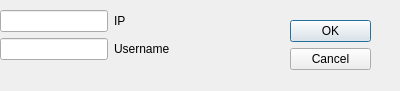
<?xml version="1.0" encoding="UTF-8"?>
<ui version="4.0">
 <class>NetSettings</class>
 <widget class="QDialog" name="NetSettings">
  <property name="geometry">
   <rect>
    <x>0</x>
    <y>0</y>
    <width>400</width>
    <height>91</height>
   </rect>
  </property>
  <property name="windowTitle">
   <string>Dialog</string>
  </property>
  <widget class="QDialogButtonBox" name="buttonBox">
   <property name="geometry">
    <rect>
     <x>290</x>
     <y>20</y>
     <width>81</width>
     <height>241</height>
    </rect>
   </property>
   <property name="orientation">
    <enum>Qt::Orientation::Vertical</enum>
   </property>
   <property name="standardButtons">
    <set>QDialogButtonBox::StandardButton::Cancel|QDialogButtonBox::StandardButton::Ok</set>
   </property>
  </widget>
  <widget class="QWidget" name="formLayoutWidget">
   <property name="geometry">
    <rect>
     <x>0</x>
     <y>10</y>
     <width>281</width>
     <height>71</height>
    </rect>
   </property>
   <layout class="QFormLayout" name="formLayout">
    <item row="0" column="0">
     <widget class="QLineEdit" name="ip"/>
    </item>
    <item row="0" column="1">
     <widget class="QLabel" name="label">
      <property name="text">
       <string>IP</string>
      </property>
     </widget>
    </item>
    <item row="1" column="0">
     <widget class="QLineEdit" name="username"/>
    </item>
    <item row="1" column="1">
     <widget class="QLabel" name="label_2">
      <property name="text">
       <string>Username</string>
      </property>
     </widget>
    </item>
   </layout>
  </widget>
 </widget>
 <resources/>
 <connections>
  <connection>
   <sender>buttonBox</sender>
   <signal>accepted()</signal>
   <receiver>NetSettings</receiver>
   <slot>accept()</slot>
   <hints>
    <hint type="sourcelabel">
     <x>248</x>
     <y>254</y>
    </hint>
    <hint type="destinationlabel">
     <x>157</x>
     <y>274</y>
    </hint>
   </hints>
  </connection>
  <connection>
   <sender>buttonBox</sender>
   <signal>rejected()</signal>
   <receiver>NetSettings</receiver>
   <slot>reject()</slot>
   <hints>
    <hint type="sourcelabel">
     <x>316</x>
     <y>260</y>
    </hint>
    <hint type="destinationlabel">
     <x>286</x>
     <y>274</y>
    </hint>
   </hints>
  </connection>
 </connections>
</ui>
